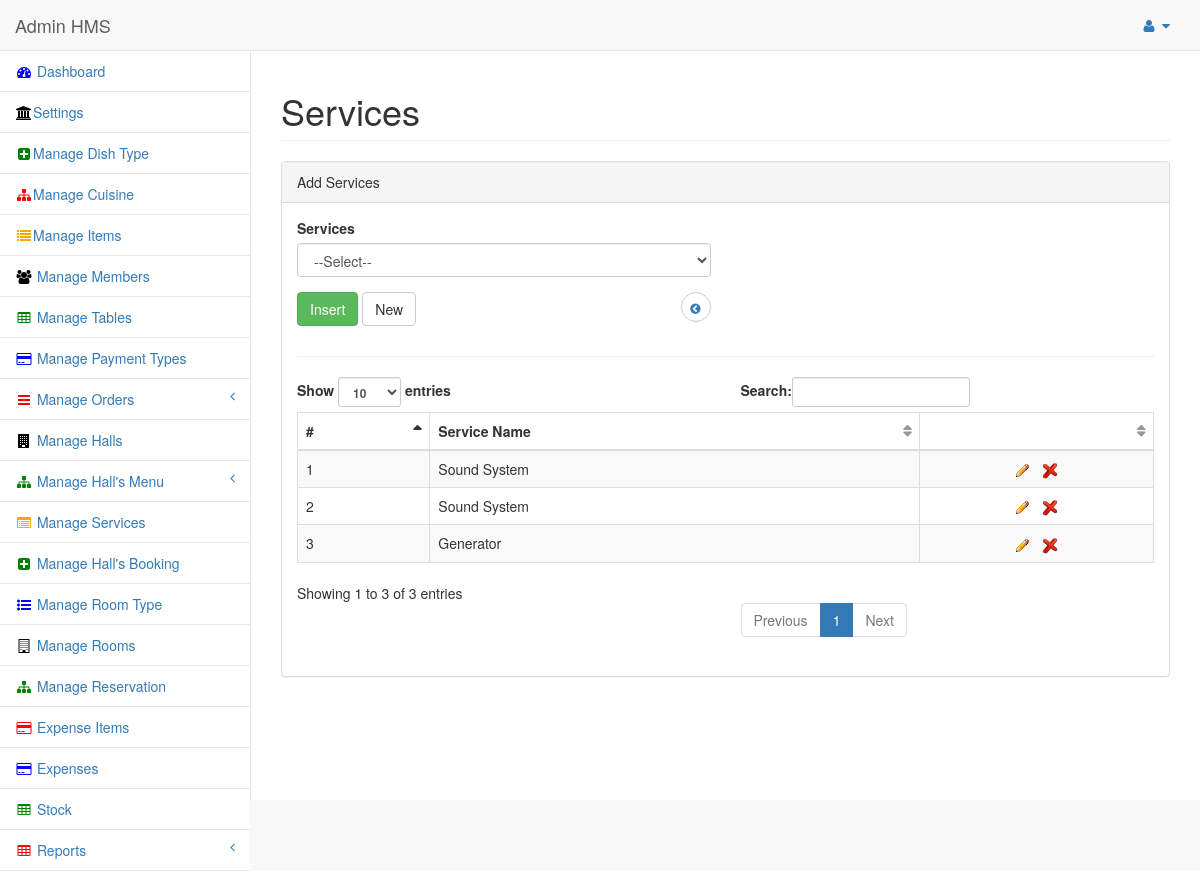
The page /admin/panel/oservices.php (signed in) on the database its author committed.
### tables this page shows
CREATE TABLE IF NOT EXISTS `service_rec` (
  `sr_id` int(11) NOT NULL AUTO_INCREMENT,
  `hs_id` int(11) NOT NULL,
  `bd_id` int(11) NOT NULL,
  `res_id` int(11) NOT NULL,
  PRIMARY KEY (`sr_id`)
);

CREATE TABLE IF NOT EXISTS `hall_service` (
  `hs_id` int(11) NOT NULL AUTO_INCREMENT,
  `hs_name` text NOT NULL,
  `hs_amount` float NOT NULL,
  `hs_status` int(11) NOT NULL,
  PRIMARY KEY (`hs_id`)
);

### functions.php (called while the page is built, shortened)
<?php
function get_title($mode,$text){
switch($mode)
{
case hservice: $sql2 = "select hs_name title from hall_service where hs_id ='$text'"; break;
}
$result = mysql_query($sql2);
$rows = mysql_fetch_assoc($result);
$title	= $rows["title"];
return $title;
}
?>

### admin/panel/view_oservices.php (the view, shortened to what this page needs)
<?php require_once('../../conn/db.php');
 require_once('../../functions.php');
 $bd_id = $_GET["bd_id"];
 ?>
 <div class="dataTable_wrapper">
                                <table class="table table-striped table-bordered table-hover" id="dataTables-example">
                                    <thead>
                                        <tr>
                                            <th>#</th>
                                            <th>Service Name</th>
                                            <th></th>
										</tr>
                                    </thead>
                                    <tbody>
									                 <?php
				$insertSQL = "SELECT * FROM `service_rec` where bd_id = '$bd_id'";
				$Result1 = mysql_query($insertSQL, $dbconfig) or die(mysql_error());
				while($row = mysql_fetch_assoc($Result1))
				{
				$sr_id 		 = $row["sr_id"];
				$hs_id		 = $row["hs_id"];
				$bd_id		 = $row["bd_id"];
				$res_id		 = $row["res_id"];
						?>
                                        <tr class="odd gradeX">
                                            <td><?php echo $mc = $mc + 1; ?></td>
                                            <td><?php echo get_title(hservice,$hs_id); ?></td>
                                            <td align="center">
											<?php if($res_id<>0){ ?>
											<a href="oservices.php?sr_id=<?php echo $sr_id; ?>&res_id=<?php echo $res_id; ?>" title="Edit"> <img src="img/edit.gif" alt="HMS" /></a>
											<?php } else { ?>
											<a href="oservices.php?sr_id=<?php echo $sr_id; ?>&bd_id=<?php echo $bd_id; ?>" title="Edit"> <img src="img/edit.gif" alt="HMS" /></a>
											<?php } ?>
											&nbsp;  <a href="#" class="delete_class<?php echo $sr_id; ?>" id="confirm<?php echo $sr_id; ?>" value="<?php echo $sr_id; ?>"  title="Delete" > <img src="img/delete.png" alt="HMS" /></a>
											</td>
                                        </tr>
				<?php } ?>
                                     </tbody>
                                </table>
                            </div>

### rows shown on the page
service_rec: hs.hs_name "Sound System", $sr_id 23 (drawn)
service_rec: mc "2", hs.hs_name "Sound System", $sr_id 24 (drawn)
service_rec: mc "3", hs.hs_name "Generator", $sr_id 25 (drawn)
